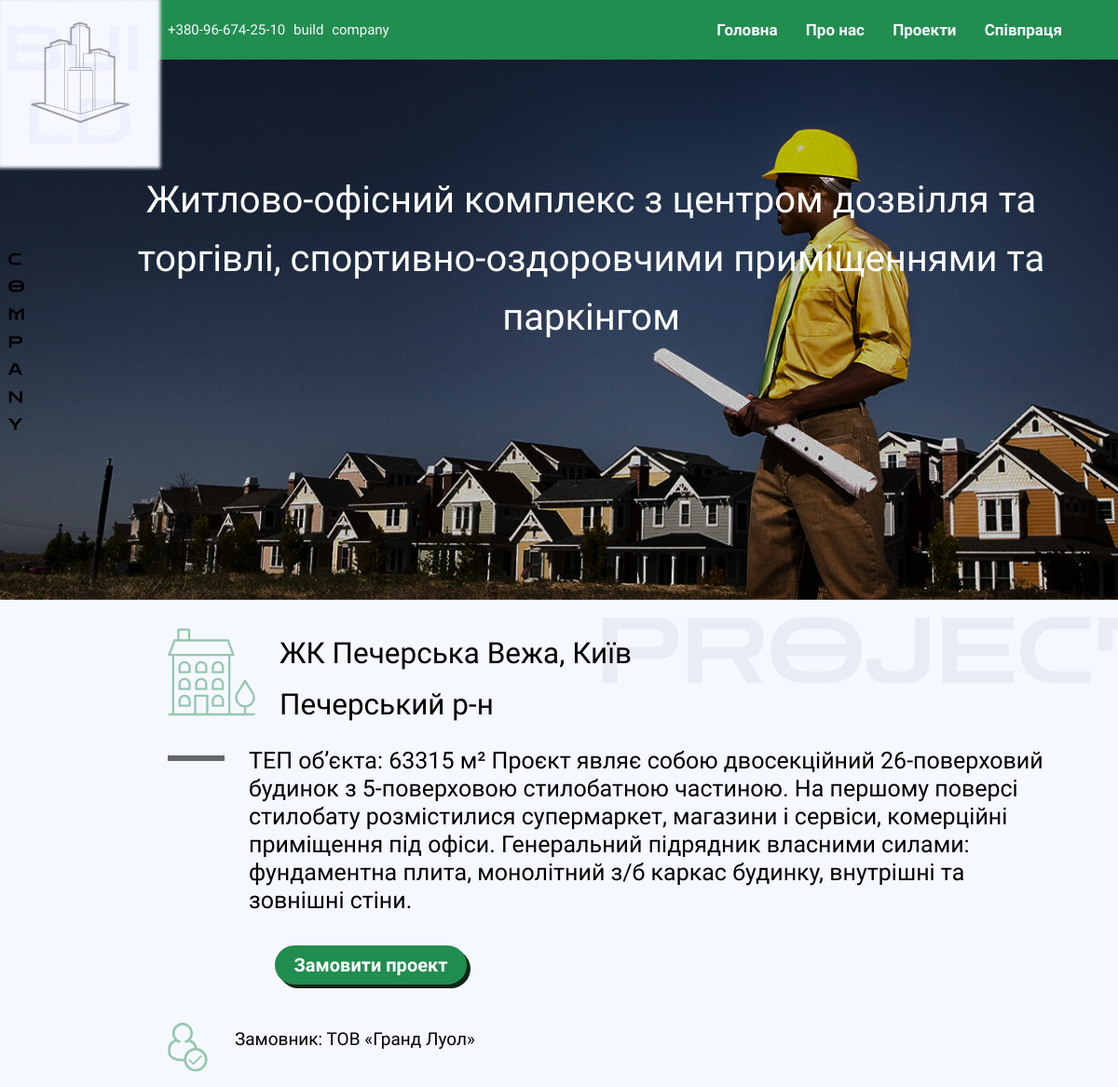
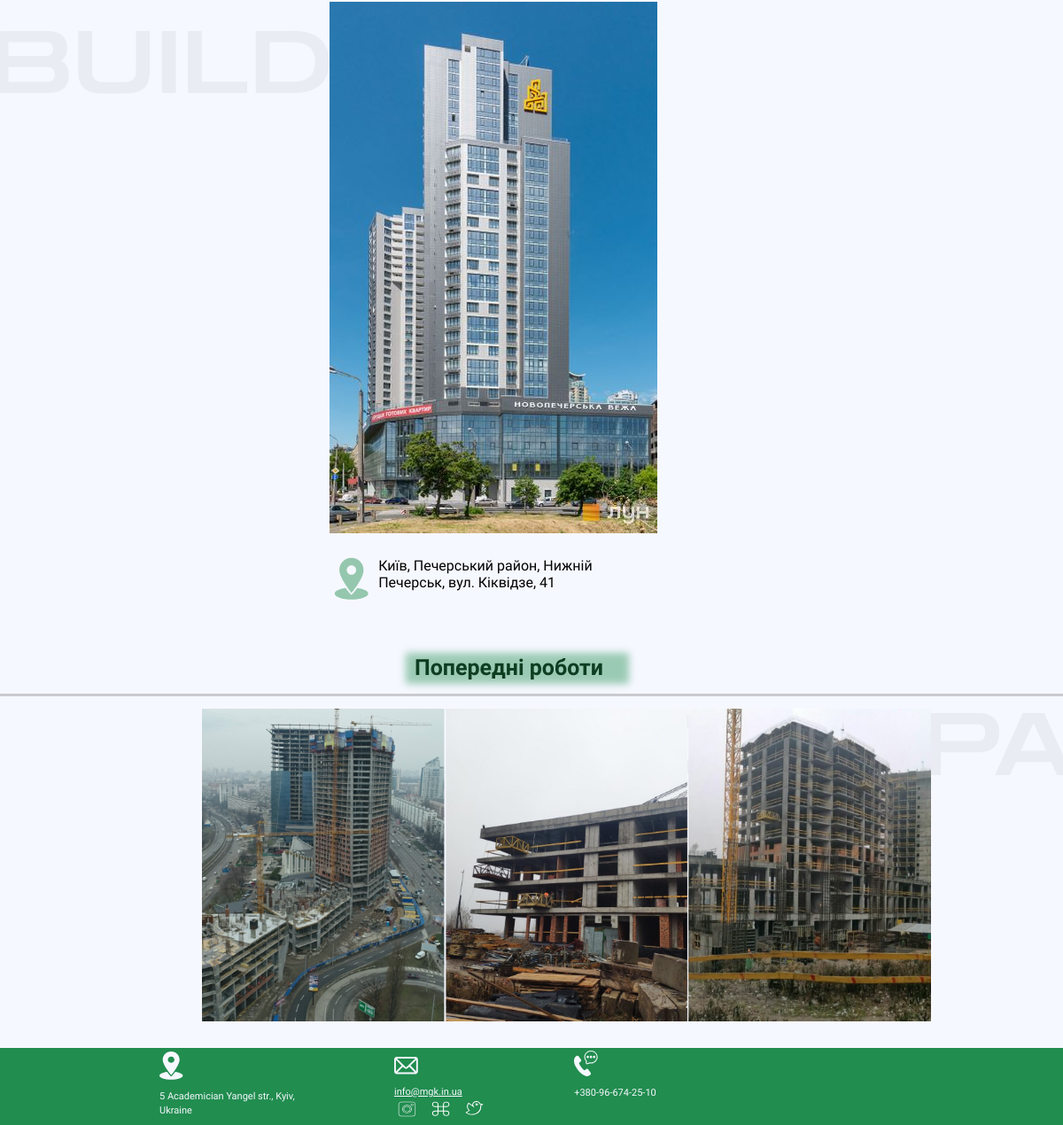
The page /project/Vezha on the database its author committed (2 pictures, top to bottom).
### main/models.py (models this page shows, shortened)
class App(models.Model):
    name = models.CharField("Назва", max_length=100)
    name_header = models.CharField("Повна назва", max_length=250)
    img_project = models.ImageField(upload_to="images/", verbose_name="Фото проекту")
    name_project = models.CharField("Назва проекту", max_length=50)
    info_about = models.TextField("Інформація про проект")
    order = models.CharField("Замовник", max_length=100)
    adress = models.CharField("Адреса", max_length=100)
    class Meta:
        verbose_name = "Проект"
        verbose_name_plural = "Проекти"

### main/views.py (the view)
# urls.py: path('project/<str:name>', views.one_project, name='one_project'),
def one_project(request, name):
    info_project = get_object_or_404(App, name=name)
    return render(request, 'main/info_project_page.html', {'project': info_project})

### main/templates/main/info_project_page.html (shortened to what this page needs)
{% extends 'main/base.html' %}
{% load static %}
{% block style %}
 <link href="{% static 'main/css/info-project.css' %}" rel="stylesheet">
{% endblock %}
{% block content %}
<main>
    <div class="wrapper">
        <section class="home">
            <div class="container">
                <div class="home-content">
                    <div class="home-text">
                        <p>{{project.name_header}}</p>
                    </div>
                </div>
            </div>
        </section>
        <section class="info-content">
            <div class="container">
                <div class="main-info">
                    <div class="info-block">
                        <div class="info-heading">
                            <i class="building"><img src="{% static 'main/images/building-icon.svg' %}", alt="building-icon"/></i>
                            <div class="heading-text">{{project.name_project}}</div>
                        </div>
                        <div class="info">
                            <i class="line"><img src= "{% static 'main/images/line_info.png' %}", alt="line"/></i>
                            <div class="info-text">{{project.info_about}}
                            </div>
                        </div>
                        <a href="/cooperation">
                            <button class="btn">Замовити проект</button>
                        </a>
                        <div class="order">
                            <i class="order-icon"><img src= "{% static 'main/images/order.svg' %}" , alt="order"/></i>
                            <div class="order-text">Замовник: {{project.order}} </div>
                        </div>
                    </div>
                    <div class="info-img">
                        <img class= 'build-img' src="/static/main/{{project.img_project}}" , alt="build"/>
                        <div class="img-describe">
                            <i class="adress"><img src= "{% static 'main/images/nav.svg' %}"></i>
                            <div class="img-text">{{project.adress}}
                            </div>
                        </div>
                    </div>
                </div>
                <div class="project-before-header">
                    <div class="rectangle"></div>
                    <div class="project-before-title">Попередні роботи</div>
                </div>
            </div>
        </section>
        <section class="project-before">
            <div class="container">
                <div class="project-before-content">
                    <div class="img-block">
                        <img src= "{% static 'main/images/before-1.png' %}" , alt="before-build"/>
                        <img src= "{% static 'main/images/before-2.png' %}" , alt="before-building"/>
                        <img src= "{% static 'main/images/before-3.png' %}" , alt="before-building"/>
                    </div>
                </div>
            </div>
        </section>
    </div>
</main>
{% endblock %}

### main/templates/main/base.html (shortened to what this page needs)
<!DOCTYPE html>
{% load static %}
<html lang="en">
<head>
    {% block style %}{% endblock %}
    <link rel="stylesheet" href="{% static 'main/css/media.css' %}"/>
</head>
<body>
<header class="wrapper header">
    <div class="header-logo">
        <img src="{% static 'main/images/logo.png' %}"  alt="logo"/>
    </div>
    <div class="container block">
        <div class="header-row">
            <div class="header-tel">+380-96-674-25-10 build company</div>
            <nav class="header-nav">
                <a href="{% url 'main' %}" class="nav_link">Головна</a>
                <a href="/#about_us" class="nav_link">Про нас</a>
                <a href="{% url 'projects' %}" class="nav_link">Проекти</a>
                <a href="{% url 'cooperation' %}" class="nav_link">Співпраця</a>
            </nav>
        </div>
    </div>
</header>
{% block content %}{% endblock %}
<footer class="wrapper footer">
    <div class="container">
        <div class="footer-block">
            <div class="footer-content">
                <div class="footer-info">
                    <div class="adress">
                        <img src="{% static 'main/images/adress.svg' %}" alt="adress-icon">
                        <p>5 Academician Yangel str.,
                            Kyiv, Ukraine
                        </p>
                    </div>
                    <div class="mail">
                          <img src="{% static 'main/images/mail.svg' %}"  alt="mail-icon" >
                        <p>info@mgk.in.ua</p>
                    </div>
                    <div class="tel">
                         <img src= "{% static 'main/images/mobile.svg' %}" alt="tel-icon">
                        <p>+380-96-674-25-10</p>
                    </div>
                </div>
                <div class="footer-icon">
                    <i><a href="#"><img src= "{% static 'main/images/instagram.svg' %}" alt="instagram"></a></i>
                    <i><a href="#"><img src= "{% static 'main/images/meta.svg' %}" alt="meta"></a></i>
                    <i><a href="#"><img src= "{% static 'main/images/twitter.svg' %}"  alt="twitter"></a></i>
                </div>
            </div>
        </div>
    </div>
</footer>
</body>
</html>

### rows shown on the page
App: name_header "Житлово-офісний комплекс з центром дозвілля та торгівлі, спортивно-оздоровчими приміщеннями та паркінгом", name_project "ЖК Печерська Вежа, Київ Печерський р-н", info_about "ТЕП об’єкта: 63315 м² Проєкт являє собою двосекційний 26-поверховий будинок з 5-поверховою стилобатною частиною. На першому поверсі стилобату розмістилися супермаркет, магазини і сервіси, комерційні приміщення під офіси. Генеральний підрядник власними силами: фундаментна плита, монолітний з/б каркас будинку, внутрішні та зовнішні стіни.", order "ТОВ «Гранд Луол»", img_project (picture), adress "Київ, Печерський район, Нижній Печерськ, вул. Кіквідзе, 41"
